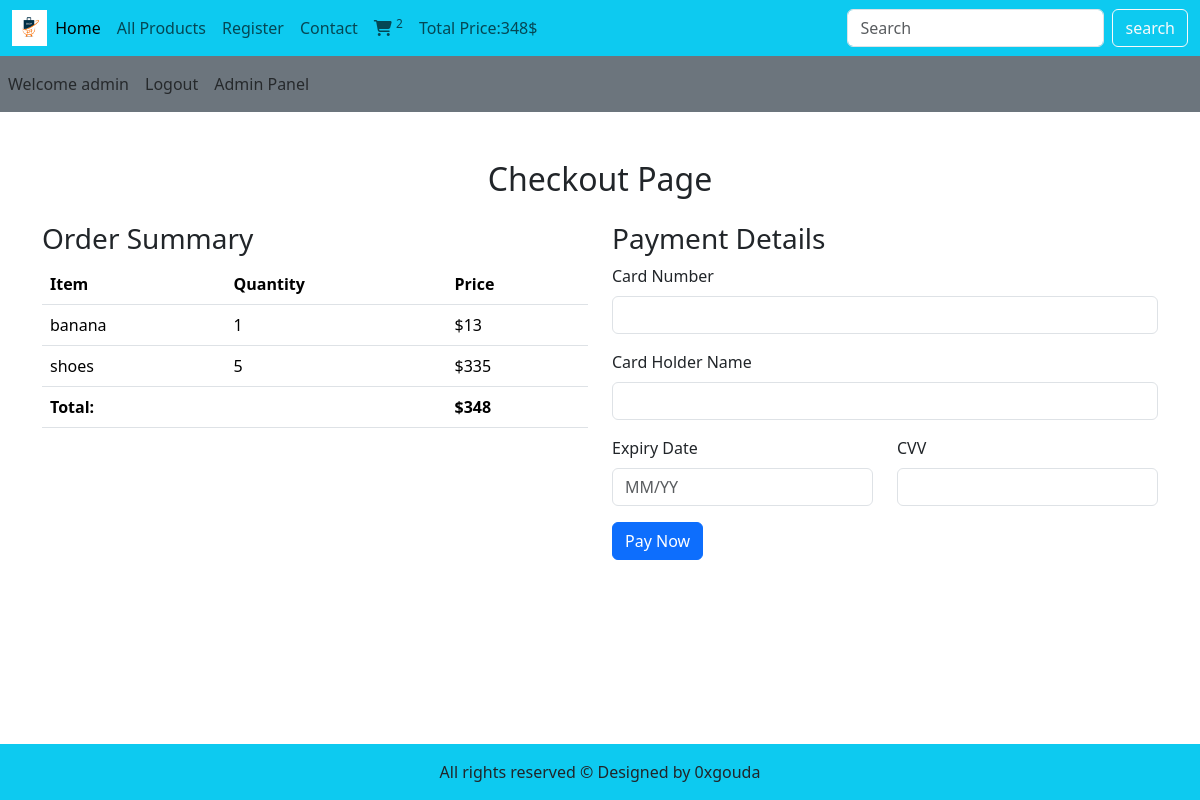
Screenshot of /checkout.php (signed in) with the database file from the repository.
### tables this page shows
CREATE TABLE `cart` (
  `product_id` int(11) NOT NULL,
  `username` varchar(100) NOT NULL,
  `quantity` int(11) NOT NULL
);

CREATE TABLE `products` (
  `product_id` int(11) NOT NULL,
  `product_title` varchar(100) NOT NULL,
  `product_description` varchar(255) NOT NULL,
  `product_keywords` varchar(255) NOT NULL,
  `category_title` varchar(100) NOT NULL,
  `brand_title` varchar(100) NOT NULL,
  `product_image1` varchar(255) NOT NULL,
  `product_image2` varchar(255) NOT NULL,
  `product_image3` varchar(255) NOT NULL,
  `product_price` varchar(100) NOT NULL,
  `date` timestamp NOT NULL DEFAULT current_timestamp() ON UPDATE current_timestamp(),
  `status` varchar(100) NOT NULL
);

### functions/common_functions.php (called while the page is built, shortened)
<?php
    include('../includes/connect.php');
    function total_price_of_cart_items() {
        global $conn;
        $username = $_SESSION['username'];
        $select_query = "SELECT c.quantity, p.product_price FROM `cart` c
                        JOIN `products` p ON c.product_id = p.product_id
                        WHERE c.username = '$username'";
        $result = mysqli_query($conn, $select_query);
        $total_price = 0;
        while ($row = mysqli_fetch_assoc($result)) {
            $product_price = (int) $row['product_price'];
            $quantity = $row['quantity'];
            $total_price += $product_price * $quantity;
        }
        return $total_price;
    }
?>

### checkout.php (the view, shortened to what this page needs)
<?php
    include('includes/body_template_header.php');
    $username = $_SESSION['username'];
    $total_price = total_price_of_cart_items();
?>
    <div class="container mt-5">
        <h2 class="text-center mb-4">Checkout Page</h2>
        <div class="row">
            <div class="col-md-6">
                <h3>Order Summary</h3>
                <table class="table">
                    <thead>
                        <tr>
                            <th>Item</th>
                            <th>Quantity</th>
                            <th>Price</th>
                        </tr>
                    </thead>
                    <tbody>
                        <?php
                            $cart_query = "SELECT * FROM `cart` WHERE username = '$username'";
                            $cart_result = mysqli_query($conn, $cart_query);
                            while ($cart_row = mysqli_fetch_assoc($cart_result)) {
                                $product_id = $cart_row['product_id'];
                                $quantity = $cart_row['quantity'];
                                $product_query = "SELECT product_title, product_price FROM `products` WHERE product_id = '$product_id'";
                                $product_result = mysqli_query($conn, $product_query);
                                $product_row = mysqli_fetch_assoc($product_result);
                                $product_title = $product_row['product_title'];
                                $product_price = $product_row['product_price'];
                                $price = $product_price * $quantity;
                                echo "<tr>
                                        <td>$product_title</td>
                                        <td>$quantity</td>
                                        <td>$$price</td>
                                    </tr>";
                            }
                        ?>
                    </tbody>
                    <tfoot>
                        <tr>
                            <th colspan="2">Total:</th>
                            <th>$<?php echo $total_price; ?></th>
                        </tr>
                    </tfoot>
                </table>
            </div>
            <div class="col-md-6">
                <h3>Payment Details</h3>
                <form method="POST">
                    <div class="mb-3">
                        <label for="card_number" class="form-label">Card Number</label>
                        <input type="text" class="form-control" id="card_number" name="card_number" required>
                    </div>
                    <div class="mb-3">
                        <label for="card_holder" class="form-label">Card Holder Name</label>
                        <input type="text" class="form-control" id="card_holder" name="card_holder" required>
                    </div>
                    <div class="row">
                        <div class="col-md-6 mb-3">
                            <label for="expiry_date" class="form-label">Expiry Date</label>
                            <input type="text" class="form-control" id="expiry_date" name="expiry_date" placeholder="MM/YY" required>
                        </div>
                        <div class="col-md-6 mb-3">
                            <label for="cvv" class="form-label">CVV</label>
                            <input type="text" class="form-control" id="cvv" name="cvv" required>
                        </div>
                    </div>
                    <button type="submit" class="btn btn-primary">Pay Now</button>
                </form>
            </div>
        </div>
    </div>
<?php
    include('includes/body_template_footer.php');
?>

### style.css (style rules this page uses)
html, body { height: 100%; }
body { display: flex; flex-direction: column; }

### rows the page displays
cart: products.product_title "banana", quantity "1", products.product_price "13"
cart: products.product_title "shoes", quantity "5", quantity.product_price "335"

### other values shown
num_of_cart_entities() "2"
total_price_of_cart_items() "348"
$username "admin"
$total_price "348"
